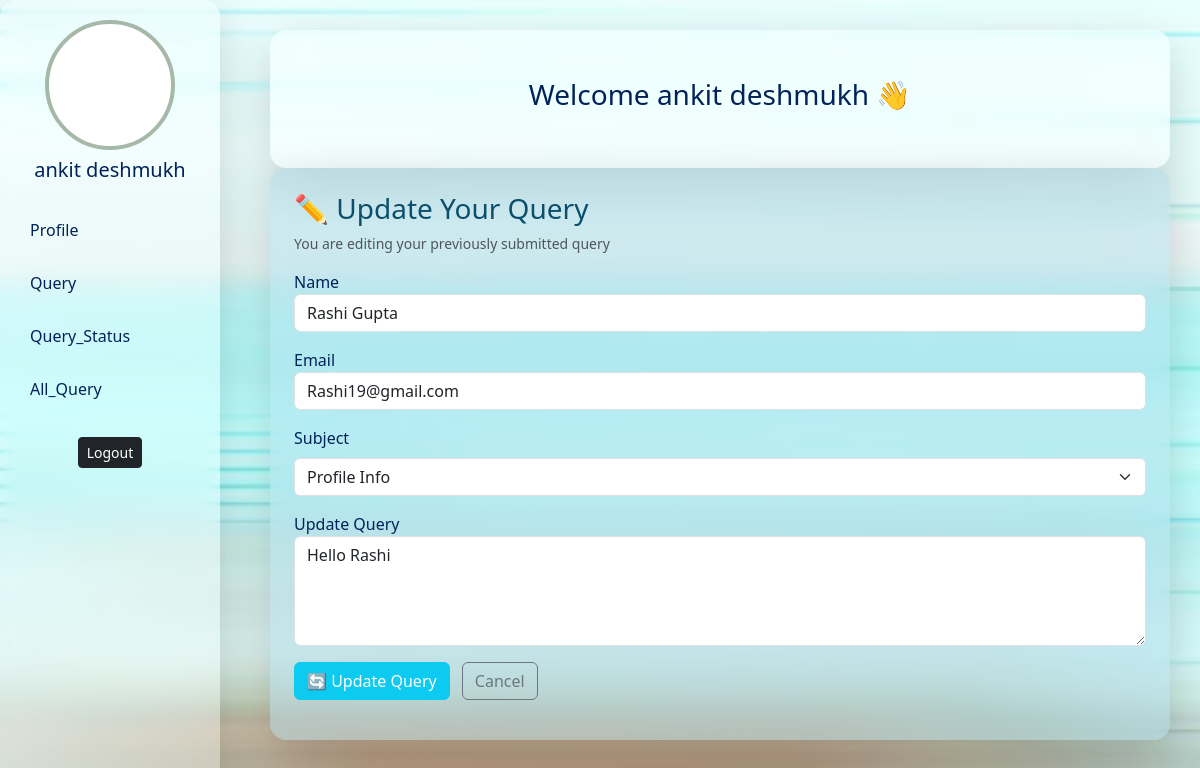
/userdashboard/query/edit/13/ (signed in), run on an earlier commit of the app's database.
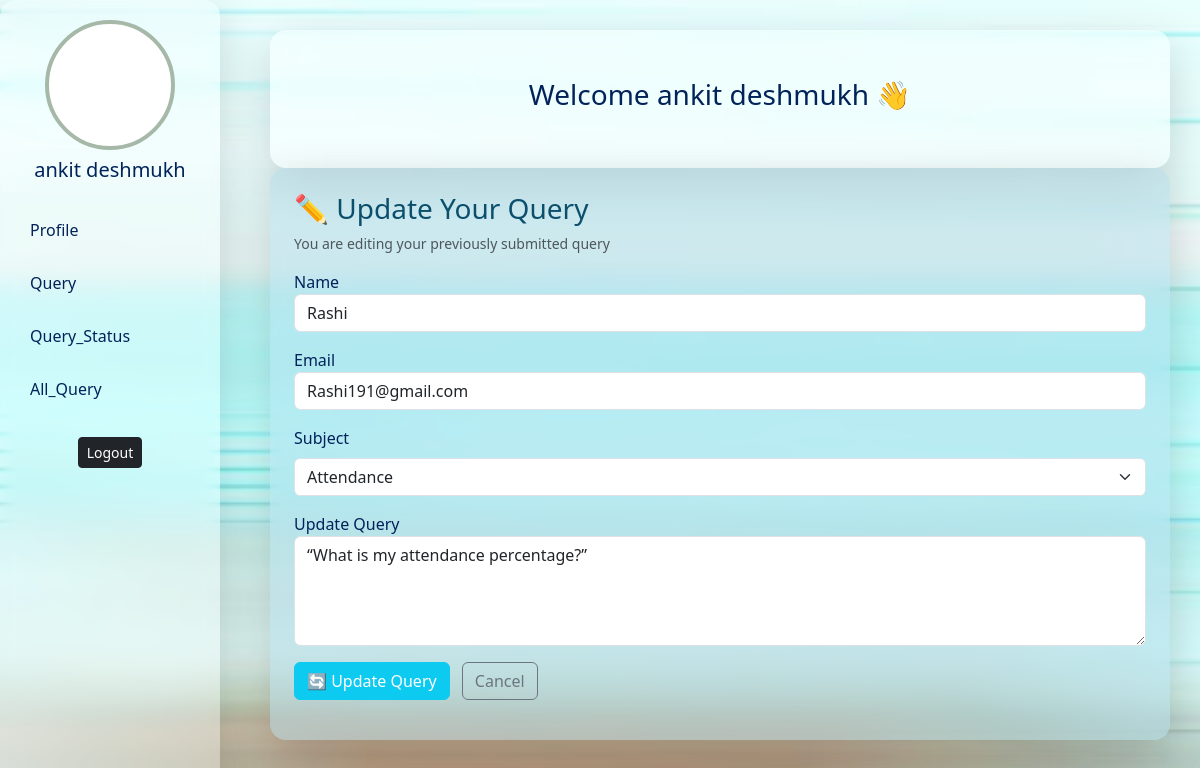
And on a later commit of the database.
### app/models.py (models this page shows)
class Query(models.Model):
    name = models.CharField(max_length=20)
    email = models.EmailField()
    query =  models.CharField(max_length=200)
    subject = models.CharField(max_length=50)
    status =  models.CharField(max_length=10,default='panding')
    solution = models.CharField(max_length=100,null=True)

### app/views.py (the view)
# urls.py: path('userdashboard/query/edit/<int:pk>/',edit,name='edit'),
def edit(req,pk):
    if 'user_id' in req.session:
        id=req.session.get('user_id')
        userdata=new.objects.get(id=id)
        query=Query.objects.get(id=pk)
        return render(req,'userdashboard.html',{'data':userdata,'e_query':query})

### app/templates/userdashboard.html (shortened to what the changed rows need)
{% block contant %}
<!DOCTYPE html>
<html lang="en">
<head>
    <link href="https://cdn.jsdelivr.net/npm/bootstrap@5.3.2/dist/css/bootstrap.min.css" rel="stylesheet">
</head>
<body>
<div class="main-content">
{% if all_query %}
<div id="all_query" class="section">
    <div class="glass shadow-lg p-4">
        <div class="d-flex justify-content-between align-items-center mb-3">
            <h3>All Query</h3>
            <form method="get">
                <input type="text"
                       name="search"
                       placeholder="Search"
                       value="{{ request.GET.search }}"
                       class="form-control form-control-sm"
                       style="width:200px;">
            </form>
        </div>
        <table class="table table-bordered table-hover text-center">
            <thead class="table-dark">
                <tr>
                    <th>S.No</th>
                    <th>Name</th>
                    <th>Email</th>
                    <th>Query</th>
                    <th>Edit</th>
                    <th>Delete</th>
                </tr>
            </thead>
            <tbody>
                {% for q in queries %}
                <tr>
                    <td>{{ forloop.counter }}</td>
                    <td>{{ q.name }}</td>
                    <td>{{ q.email }}</td>
                    <td>{{ q.query }}</td>
<td>
    {% if q.status == "panding" %}
        <a href="{% url 'edit' pk=q.id %}"
           class="btn btn-info btn-sm">
           Edit
        </a>
    {% else %}
        <button class="btn btn-secondary btn-sm" disabled>
            Locked
        </button>
    {% endif %}
</td>
                    <td>
                        {% if q.status == "panding" %}
                        <a href="{% url 'delete_query' q.pk %}"
                           class="btn btn-danger btn-sm">
                           Delete
                        </a>
                        {% else %}
                     <button class="btn btn-secondary btn-sm" disabled>
                         Locked
                     </button>
                     {% endif %}
                    </td>
                </tr>
                {% empty %}
                <tr>
                    <td colspan="4">No queries found</td>
                </tr>
                {% endfor %}
            </tbody>
        </table>
    </div>
</div>
{% elif e_query %}
<div id="query" class="section">
    <div class="glass shadow-lg p-4"
         style="background: rgba(173, 216, 230, 0.45);">
        <h3 style="color:#0b4f6c;">
            ✏️ Update Your Query
        </h3>
        <p class="small text-muted">
            You are editing your previously submitted query
        </p>
        <form method="post" action="{% url 'update' pk=e_query.id %}">
            <div class="mb-3">
                <label>Name</label>
                <input class="form-control"
                       name="name"
                       value="{{ e_query.name }}"
                       >
            </div>
            <div class="mb-3">
                <label>Email</label>
                <input class="form-control"
                       name="email"
                       value="{{ e_query.email }}"
                       >
            </div>
            <div class="mb-3">
                <label class="form-label">Subject</label>
                <select name="subject" class="form-select" required>
                    <option value="attendance" {% if e_query.subject == "attendance" %}selected{% endif %}>Attendance</option>
                    <option value="profile" {% if e_query.subject == "profile" %}selected{% endif %}>Profile Info</option>
                </select>
            </div>
            <div class="mb-3">
                <label>Update Query</label>
                <textarea class="form-control"
                          name="query"
                          rows="4"
                          required>{{ e_query.query }}</textarea>
            </div>
            <button class="btn btn-info text-white">
                🔄 Update Query
            </button>
            <a href="{% url 'all_query' %}"
               class="btn btn-outline-secondary ms-2">
                Cancel
            </a>
        </form>
    </div>
</div>
{% endif %}
</div>
</body>
</html>
{% endblock contant %}

What changed in the data, as far as the page shows it:
changed Query: name "Rashi Gupta" → "Rashi"; email "Rashi19@gmail.com" → "Rashi191@gmail.com"; subject "Profile Info" → "Attendance"; query "Hello Rashi" → "“What is my attendance percentage?”"
